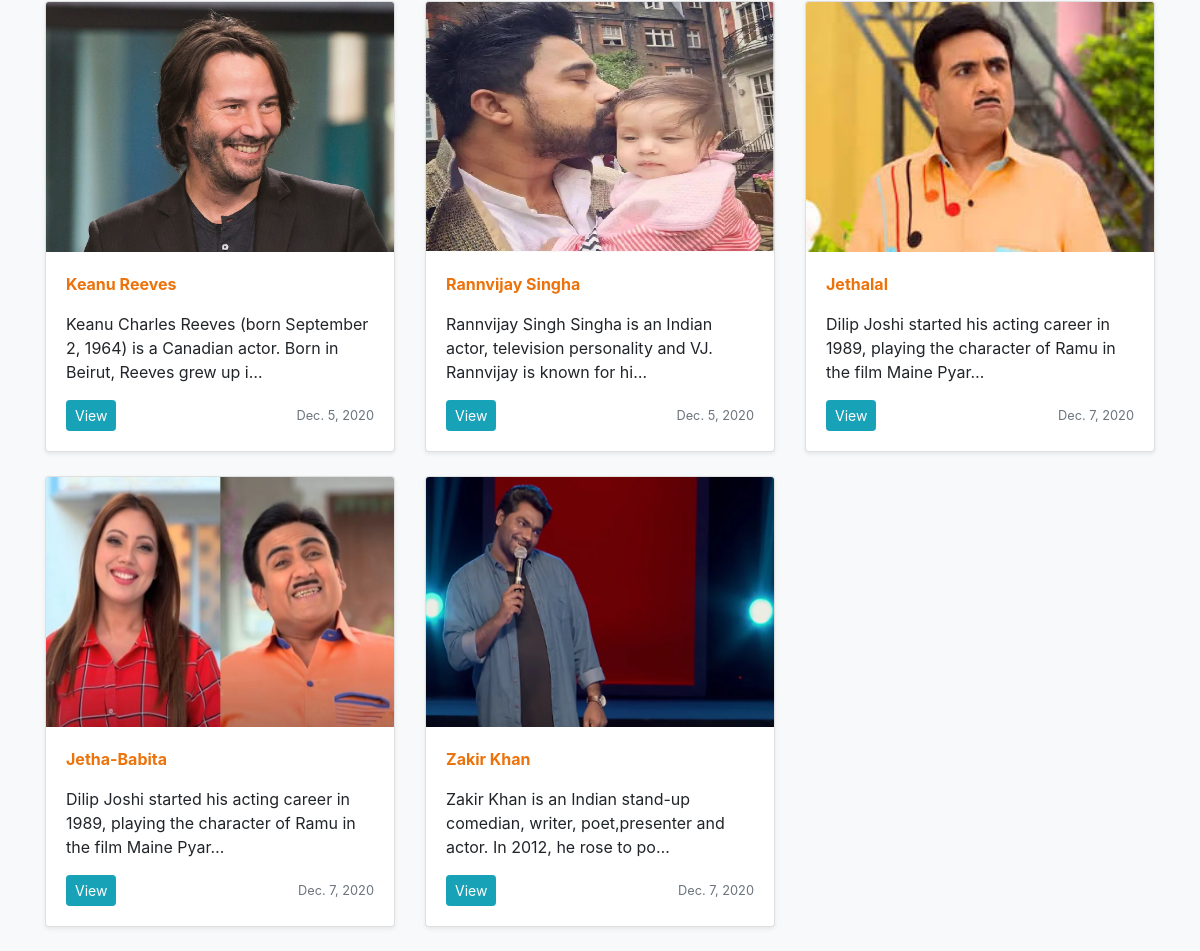
Page /blog/ (lower part) on the earlier database version.
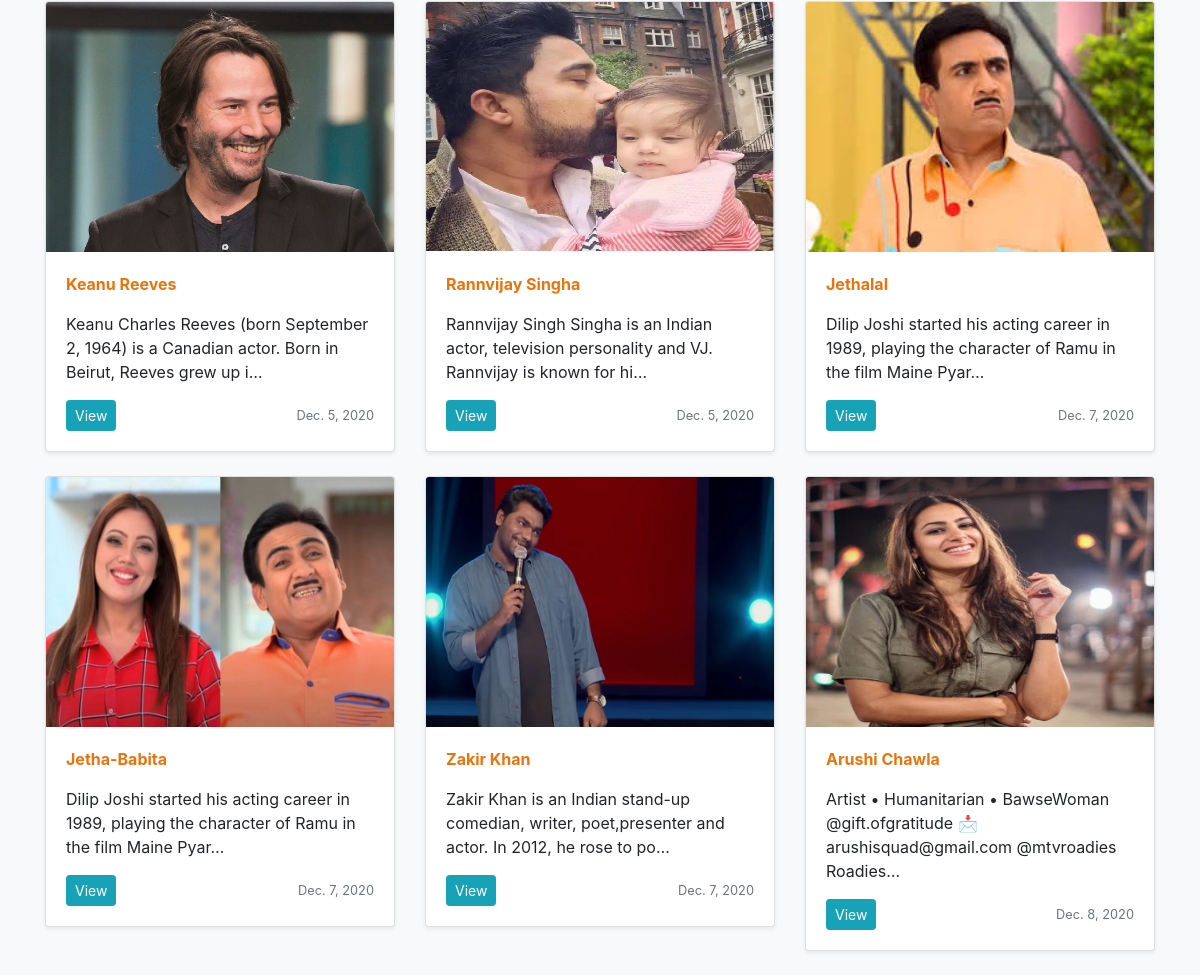
Same page on the later database version.
### blog/models.py (models this page shows, shortened)
class Post(models.Model):
    sno = models.AutoField(primary_key=True)
    title = models.CharField(max_length=200)
    author = models.CharField(max_length=200)
    image = models.ImageField(upload_to="blog/images",default=" ")
    content = models.TextField()
    category = models.CharField(max_length=200,default="actress")
    slug = models.CharField(max_length=130,default="")
    timestamp = models.DateTimeField(blank=True)

### blog/views.py (the view)
# urls.py: path('', views.blogHome,name="blogHome"),
def blogHome(request):
    allPosts=Post.objects.all()
    context={'allPosts':allPosts}
    return render(request,"blog/blogHome.html",context)

### templates/blog/blogHome.html (shortened to what this page needs)
{% extends 'home/basic.html' %}
{% block body %}
<main role="main">
  <div class="album bg-light">
    <div class="container">
      <div class="row">
      {% for post in allPosts  %}
      <div class="col-md-4">
          <div class="card mb-4 shadow-sm">
            <img src="/media/{{post.image}}" class="bd-placeholder-img card-img-top" width="100%" height="250" role="img" ></img>
            <div class="card-body">
            <b><p class="text-capitalize text-decoration-underline" style="color: #ec730b;">{{post.title}}</p></b>
              <p class="card-text">{{post.content|truncatechars:100}}</p>
              <div class="d-flex justify-content-between align-items-center">
                <div class="btn-group">
                  <a href="{{post.slug}}"><button type="button" class="btn btn-sm btn-info">View</button></a>
                </div>
                <small class="text-muted"> {{post.timestamp.date }}</small>
              </div>
            </div>
          </div>
      </div>
      {% endfor %}
    </div>
  </div>
</main>
{% endblock body %}

Differences in the rows shown:
added Post: image (picture), title "Arushi Chawla", content "Artist • Humanitarian • BawseWoman @gift.ofgratitude 📩 arushisquad@gmail.com @mtvroadies Roadies…", timestamp "Dec. 8, 2020"
